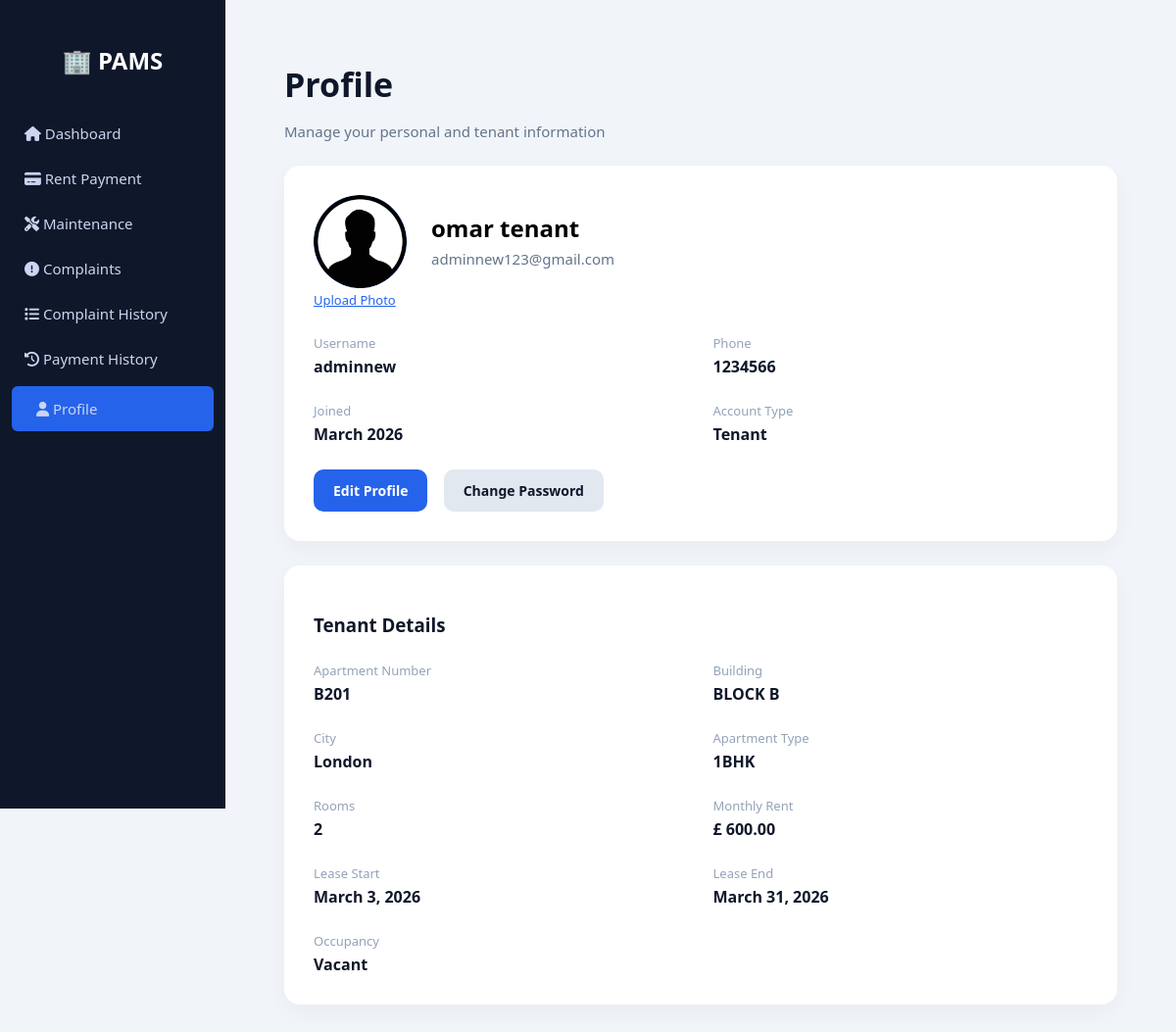
/profile/ (signed in), run on the app's committed database.
### dashboard/models.py (models this page shows, shortened)
class Profile(models.Model):
    user = models.OneToOneField(User, on_delete=models.CASCADE)
    phone = models.CharField(max_length=20, blank=True)
    photo = models.ImageField(
        upload_to="profile_photos/",
        default="profile_photos/default.png",
        blank=True,
        null=True
    )

class Tenant(models.Model):
    user = models.OneToOneField(User, on_delete=models.CASCADE)
    apartment = models.ForeignKey(
        Apartment,
        on_delete=models.SET_NULL,
        null=True,
        blank=True
    )
    lease_start = models.DateField()
    lease_end = models.DateField()

class Apartment(models.Model):
    TYPE_CHOICES = [
        ("Studio", "Studio"),
        ("1BHK", "1BHK"),
        ("2BHK", "2BHK"),
        ("3BHK", "3BHK"),
    ]
    number = models.CharField(max_length=20)
    building = models.CharField(max_length=100)
    city = models.CharField(max_length=100)
    apartment_type = models.CharField(max_length=20, choices=TYPE_CHOICES)
    rooms = models.IntegerField()
    rent = models.DecimalField(max_digits=8, decimal_places=2)
    is_occupied = models.BooleanField(default=False)

### dashboard/views.py (the view)
# urls.py: path('profile/', views.profile, name='profile'),
@login_required
def profile(request):
    profile = request.user.profile
    tenant = Tenant.objects.filter(user=request.user).first()
    return render(request, 'profile.html', {
        'profile': profile,
        'tenant': tenant
    })

### dashboard/templates/profile.html (shortened to what this page needs)
<!DOCTYPE html>
<html>
<head>
<link rel="stylesheet" href="https://cdnjs.cloudflare.com/ajax/libs/font-awesome/6.5.0/css/all.min.css">
</head>
<body>
<div class="sidebar">
<h2>🏢 PAMS</h2>
<a href="{% url 'home' %}">
<i class="fa-solid fa-house"></i> Dashboard
</a>
<a href="{% url 'rent' %}">
<i class="fa-solid fa-credit-card"></i> Rent Payment
</a>
<a href="{% url 'maintenance' %}">
<i class="fa-solid fa-screwdriver-wrench"></i> Maintenance
</a>
<a href="{% url 'complaints' %}">
<i class="fa-solid fa-circle-exclamation"></i> Complaints
</a>
<a href="{% url 'complaint_list' %}">
<i class="fa-solid fa-list"></i> Complaint History
</a>
<a href="{% url 'history' %}">
<i class="fa-solid fa-clock-rotate-left"></i> Payment History
</a>
<a href="{% url 'profile' %}" class="active">
<i class="fa-solid fa-user"></i> Profile
</a>
</div>
<div class="page">
<h1>Profile</h1>
<p>Manage your personal and tenant information</p>
<div class="card">
<div class="profile-top">
<div>
<div class="avatar">
{% if profile.photo %}
<img src="{{ profile.photo.url }}" style="width:95px;height:95px;border-radius:50%;object-fit:cover;">
{% else %}
{{ user.username|slice:":1"|upper }}
{% endif %}
</div>
<a href="{% url 'edit_profile' %}" class="upload">
Upload Photo
</a>
</div>
<div>
<h2 style="margin:0;">
{{ user.first_name }} {{ user.last_name }}
</h2>
<p style="color:#64748b; margin-top:5px;">
{{ user.email }}
</p>
</div>
</div>
<div class="grid">
<div>
<div class="label">Username</div>
<div class="value">{{ user.username }}</div>
</div>
<div>
<div class="label">Phone</div>
<div class="value">{{ profile.phone }}</div>
</div>
<div>
<div class="label">Joined</div>
<div class="value">{{ user.date_joined|date:"F Y" }}</div>
</div>
<div>
<div class="label">Account Type</div>
<div class="value">Tenant</div>
</div>
</div>
<div style="margin-top:25px;">
<a href="{% url 'edit_profile' %}" class="btn primary">
Edit Profile
</a>
<a href="{% url 'change_password' %}" class="btn secondary">
Change Password
</a>
</div>
</div>
<div class="card">
<h3>Tenant Details</h3>
{% if tenant %}
<div class="grid">
<div>
<div class="label">Apartment Number</div>
<div class="value">{{ tenant.apartment.number }}</div>
</div>
<div>
<div class="label">Building</div>
<div class="value">{{ tenant.apartment.building }}</div>
</div>
<div>
<div class="label">City</div>
<div class="value">{{ tenant.apartment.city }}</div>
</div>
<div>
<div class="label">Apartment Type</div>
<div class="value">{{ tenant.apartment.apartment_type }}</div>
</div>
<div>
<div class="label">Rooms</div>
<div class="value">{{ tenant.apartment.rooms }}</div>
</div>
<div>
<div class="label">Monthly Rent</div>
<div class="value">£ {{ tenant.apartment.rent }}</div>
</div>
<div>
<div class="label">Lease Start</div>
<div class="value">{{ tenant.lease_start }}</div>
</div>
<div>
<div class="label">Lease End</div>
<div class="value">{{ tenant.lease_end }}</div>
</div>
<div>
<div class="label">Occupancy</div>
<div class="value">
{% if tenant.apartment.is_occupied %}
Occupied
{% else %}
Vacant
{% endif %}
</div>
</div>
</div>
{% else %}
<p style="color:#64748b;">Tenant details not available.</p>
{% endif %}
</div>
</div>
</body>
</html>

### dashboard/templates/profile.html (style rules this page uses)
body { margin:0; font-family:'Segoe UI', Tahoma, Geneva, Verdana, sans-serif; background:#f1f5f9; }
.sidebar { width:230px; height:100vh; background:#0f172a; color:white; padding-top:25px; position:fixed; }
.sidebar h2 { text-align:center; margin-bottom:35px; font-weight:600; }
.sidebar a { display:block; color:#cbd5f1; text-decoration:none; padding:13px 25px; font-size:15px; transition:.2s; }
.active { background:#2563eb; color:white; border-radius:6px; margin:5px 12px; }
.page { margin-left:230px; padding:40px 60px; }
.page h1 { font-size:34px; margin-bottom:6px; color:#0f172a; font-weight:600; }
.page p { color:#64748b; font-size:15px; margin-bottom:25px; }
.card { background:white; padding:30px; border-radius:16px; box-shadow:0 8px 22px rgba(0,0,0,0.04); margin-bottom:25px; }
.profile-top { display:flex; align-items:center; gap:25px; }
.avatar { width:95px; height:95px; border-radius:50%; background:#2563eb; color:white; display:flex; align-items:center; justify-content:center; font-size:34px; font-weight:600; overflow:hidden; }
.upload { font-size:13px; margin-top:8px; color:#2563eb; cursor:pointer; }
.grid { display:grid; grid-template-columns:1fr 1fr; gap:25px; margin-top:25px; }
.label { font-size:13px; color:#94a3b8; margin-bottom:4px; }
.value { font-size:16px; font-weight:600; color:#0f172a; }
.btn { display:inline-block; padding:12px 20px; border-radius:10px; font-size:14px; font-weight:600; text-decoration:none; margin-right:12px; transition:.2s; }
.primary { background:#2563eb; color:white; }
.secondary { background:#e2e8f0; color:#0f172a; }
.card h3 { margin-bottom:18px; font-weight:600; color:#0f172a; }

### data on the page
Profile: photo (picture), phone "1234566"
Tenant: apartment.number "B201", apartment.building "BLOCK B", apartment.city "London", apartment.apartment_type "1BHK", apartment.rooms "2", apartment.rent "600.00", lease_start "March 3, 2026", lease_end "March 31, 2026"

### other printed values
{{ user.first_name }} "omar"
{{ user.last_name }} "tenant"
{{ user.email }} "adminnew123@gmail.com"
{{ user.username }} "adminnew"
{{ user.date_joined|date:"F Y" }} "March 2026"
